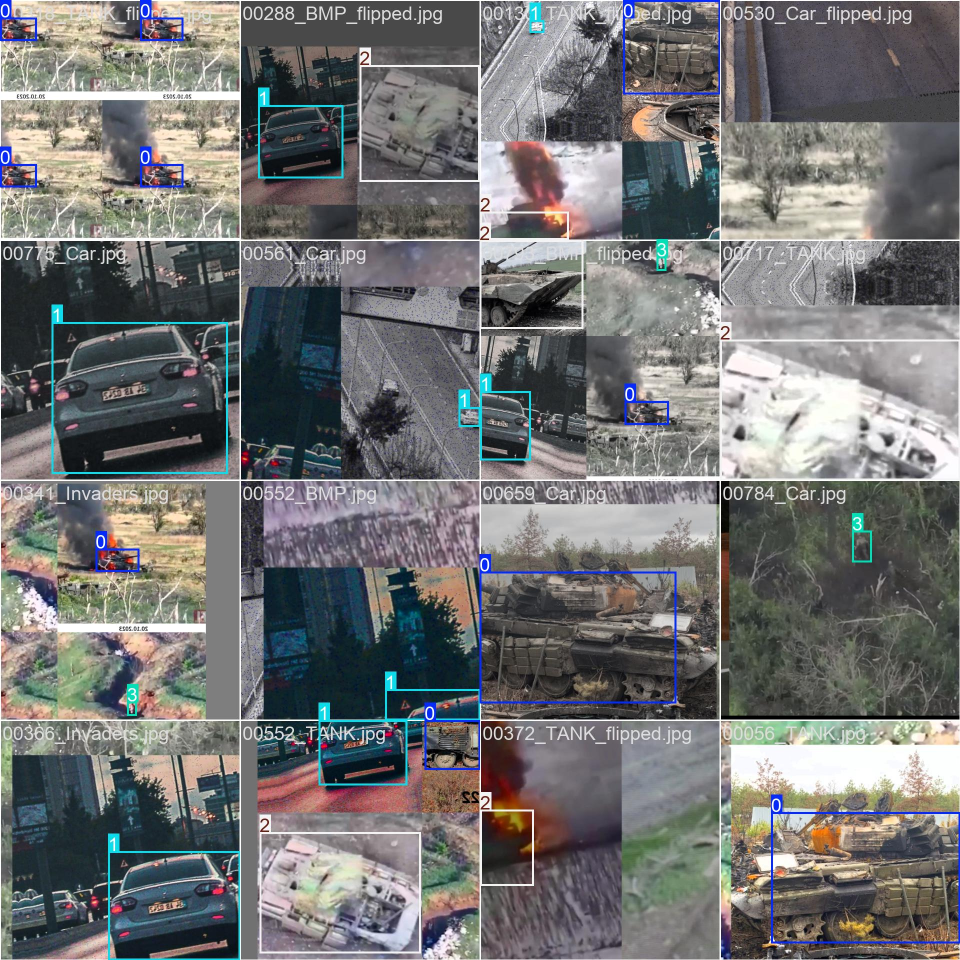
#> input picture models/yolo/train_batch0.jpg, 1920 x 1920 px (shown at 1/2 size)
$ python resize_and_crop.py -i ../../models/yolo -o out
#> lines starting #> are read from the running program, lines starting #| are printed output that depends on the picture
#> in process_images, image is the input picture: shape (1920, 1920, 3); mean B, G, R 114.1, 114.1, 113.6
#!/usr/bin/env python3
import cv2
import os
import argparse
from pathlib import Path
import numpy as np

def resize_and_crop(image, target_size=640):
    """
    Resize and crop the image to target_size x target_size while maintaining aspect ratio.

    Args:
        image: The input image (numpy array)
        target_size: Target width and height (default: 640)

    Returns:
        Resized and cropped image
    """
#> called with target_size = 640
    height, width = image.shape[:2]
#> height = 1920; width = 1920

    # Determine the scaling factor to resize the image
    scale = max(target_size / width, target_size / height)
#> scale = 0.333

    # Resize the image
    new_width = int(width * scale)
#> new_width = 640
    new_height = int(height * scale)
#> new_height = 640
    resized = cv2.resize(image, (new_width, new_height), interpolation=cv2.INTER_AREA)
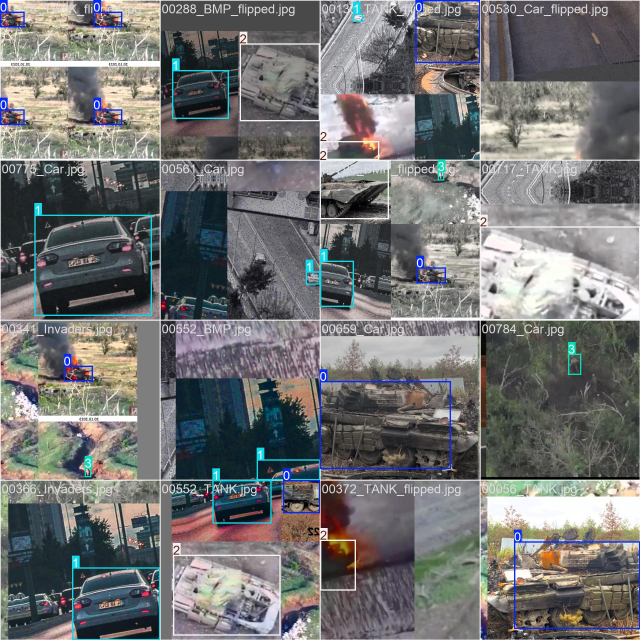
#> resized: shape (640, 640, 3); mean B, G, R 114.1, 114.1, 113.6

    # Crop the image to get the center portion
    y_start = max(0, int((new_height - target_size) / 2))
#> y_start = 0
    x_start = max(0, int((new_width - target_size) / 2))
#> x_start = 0
    cropped = resized[y_start:y_start + target_size, x_start:x_start + target_size]

    # If the cropped image is smaller than target_size (rare case), pad it
    h, w = cropped.shape[:2]
#> h = 640; w = 640
    if h < target_size or w < target_size:
        # Create a black canvas of target_size x target_size
        result = np.zeros((target_size, target_size, 3), dtype=np.uint8)
        # Calculate where to paste the image on the canvas
        y_offset = (target_size - h) // 2
        x_offset = (target_size - w) // 2
        # Paste the image
        result[y_offset:y_offset + h, x_offset:x_offset + w] = cropped
        return result

    return cropped

def process_images(input_dir, output_dir, target_size=640):
    """
    Process all images in the input directory and save them to the output directory.

    Args:
        input_dir: Path to the input directory
        output_dir: Path to the output directory
        target_size: Target size for width and height (default: 640)
    """
    # Create output directory if it doesn't exist
    os.makedirs(output_dir, exist_ok=True)

    # Get list of all files in input directory
    input_path = Path(input_dir)
    image_extensions = ['.jpg', '.jpeg', '.png', '.bmp', '.tiff', '.webp']

    # Count total images for progress reporting
    image_files = [f for f in input_path.iterdir() if f.is_file() and f.suffix.lower() in image_extensions]
    total_images = len(image_files)

    print(f"Found {total_images} images to process")

    # Process each image
    for i, file_path in enumerate(image_files, 1):
        try:
            # Read the image
            image = cv2.imread(str(file_path))

            if image is None:
                print(f"Warning: Could not read {file_path}, skipping")
                continue

            # Process the image
            processed = resize_and_crop(image, target_size)

            # Create output filename
            output_filename = os.path.join(output_dir, file_path.name)

            # Save the processed image
            cv2.imwrite(output_filename, processed)

            # Print progress
            print(f"Processed {i}/{total_images}: {file_path.name}")

        except Exception as e:
            print(f"Error processing {file_path}: {e}")
#> pass 2 of the loop in process_images, `for i, file_path in enumerate(image_files, 1):`:
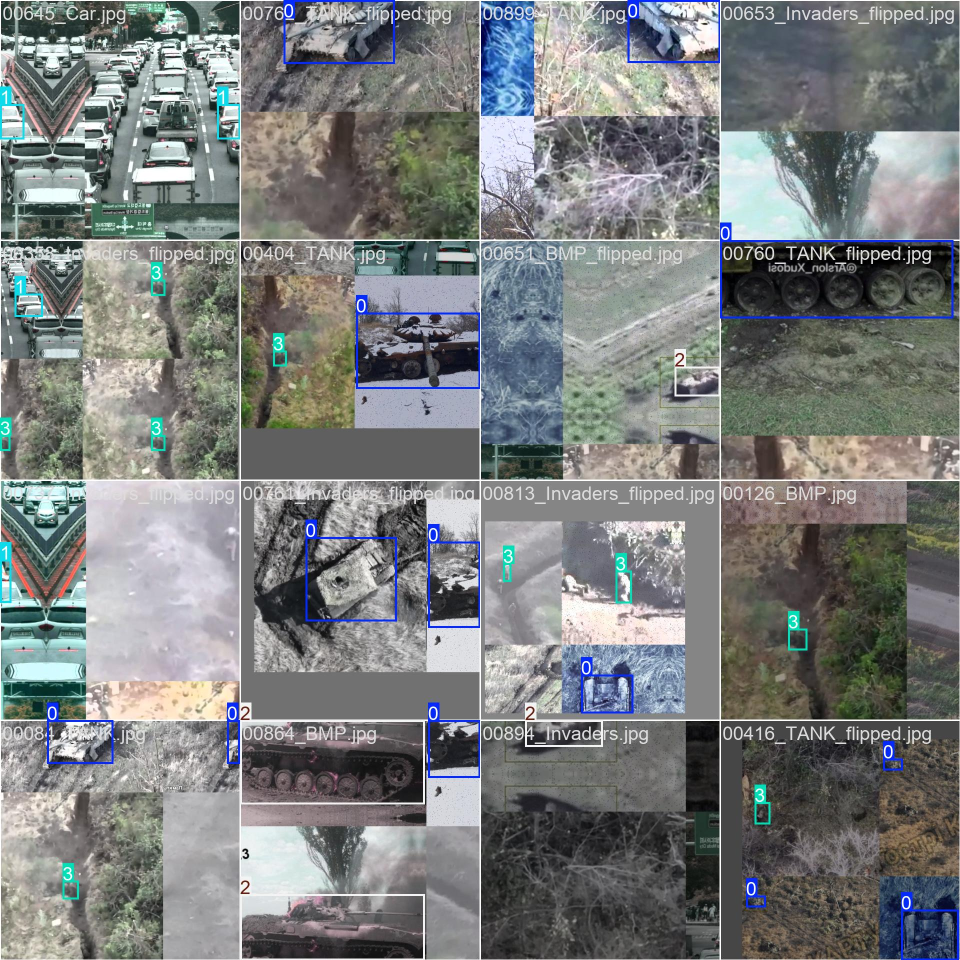
#> input picture models/yolo/train_batch1.jpg, 1920 x 1920 px (shown at 1/2 size)
#> in process_images, image is the input picture: shape (1920, 1920, 3); mean B, G, R 125.4, 125.4, 122
#> in resize_and_crop (call 2), `resized = cv2.resize(image, (new_width, new_height), interpolation=cv2..`:
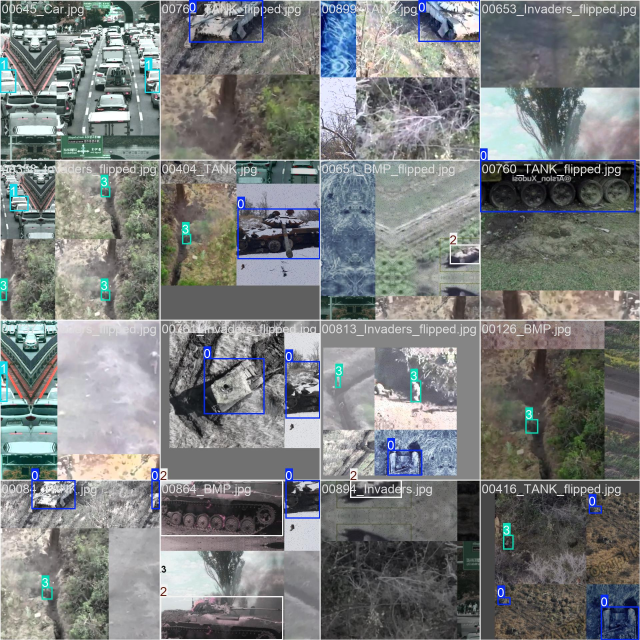
#> resized: shape (640, 640, 3); mean B, G, R 125.4, 125.4, 122

    print(f"All done! Processed images saved to {output_dir}")

def main():
    # Set up command line arguments
    parser = argparse.ArgumentParser(description='Format images to 640x640')
    parser.add_argument('--input', '-i', required=True, help='Input directory containing images')
    parser.add_argument('--output', '-o', required=True, help='Output directory for processed images')
    parser.add_argument('--size', '-s', type=int, default=640, help='Target size (both width and height)')

    args = parser.parse_args()

    # Process the images
    process_images(args.input, args.output, args.size)

if __name__ == "__main__":
    main()
